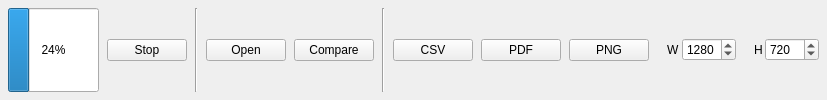
    <widget class="QFrame" name="stripFrame">
     <property name="card" stdset="0">
      <bool>true</bool>
     </property>
     <layout class="QHBoxLayout" name="horizontalLayout" stretch="1,0,0,0,0,0,0,0,0,0,0">
      <property name="spacing">
       <number>8</number>
      </property>
      <property name="leftMargin">
       <number>8</number>
      </property>
      <property name="topMargin">
       <number>8</number>
      </property>
      <property name="rightMargin">
       <number>8</number>
      </property>
      <property name="bottomMargin">
       <number>8</number>
      </property>
      <item>
       <widget class="QProgressBar" name="progressBar">
        <property name="sizePolicy">
         <sizepolicy hsizetype="Expanding" vsizetype="Minimum">
          <horstretch>0</horstretch>
          <verstretch>0</verstretch>
         </sizepolicy>
        </property>
        <property name="value">
         <number>24</number>
        </property>
       </widget>
      </item>
      <item>
       <widget class="QPushButton" name="stopButton">
        <property name="text">
         <string>Stop</string>
        </property>
        <property name="icon">
         <iconset resource="../res.qrc">
          <normaloff>:/res/icons/Stop Sign-96.png</normaloff>:/res/icons/Stop Sign-96.png</iconset>
        </property>
       </widget>
      </item>
      <item>
       <widget class="Line" name="line">
        <property name="orientation">
         <enum>Qt::Vertical</enum>
        </property>
       </widget>
      </item>
      <item>
       <widget class="QPushButton" name="openButton">
        <property name="text">
         <string>Open</string>
        </property>
        <property name="icon">
         <iconset resource="../res.qrc">
          <normaloff>:/res/icons/Open Folder-96.png</normaloff>:/res/icons/Open Folder-96.png</iconset>
        </property>
       </widget>
      </item>
      <item>
       <widget class="QPushButton" name="openCompButton">
        <property name="text">
         <string>Compare</string>
        </property>
        <property name="icon">
         <iconset resource="../res.qrc">
          <normaloff>:/res/icons/Open Folder-96.png</normaloff>:/res/icons/Open Folder-96.png</iconset>
        </property>
       </widget>
      </item>
      <item>
       <widget class="Line" name="line_2">
        <property name="orientation">
         <enum>Qt::Vertical</enum>
        </property>
       </widget>
      </item>
      <item>
       <widget class="QPushButton" name="saveCsvButton">
        <property name="text">
         <string>CSV</string>
        </property>
        <property name="icon">
         <iconset resource="../res.qrc">
          <normaloff>:/res/icons/Save-96.png</normaloff>:/res/icons/Save-96.png</iconset>
        </property>
       </widget>
      </item>
      <item>
       <widget class="QPushButton" name="savePdfButton">
        <property name="text">
         <string>PDF</string>
        </property>
        <property name="icon">
         <iconset resource="../res.qrc">
          <normaloff>:/res/icons/Save-96.png</normaloff>:/res/icons/Save-96.png</iconset>
        </property>
       </widget>
      </item>
      <item>
       <widget class="QPushButton" name="savePngButton">
        <property name="text">
         <string>PNG</string>
        </property>
        <property name="icon">
         <iconset resource="../res.qrc">
          <normaloff>:/res/icons/Save-96.png</normaloff>:/res/icons/Save-96.png</iconset>
        </property>
       </widget>
      </item>
      <item>
       <widget class="QFrame" name="saveWidthFrame">
        <property name="field" stdset="0">
         <bool>true</bool>
        </property>
        <layout class="QHBoxLayout" name="saveWidthFrameLayout">
         <property name="spacing">
          <number>2</number>
         </property>
         <property name="leftMargin">
          <number>10</number>
         </property>
         <property name="topMargin">
          <number>0</number>
         </property>
         <property name="rightMargin">
          <number>0</number>
         </property>
         <property name="bottomMargin">
          <number>0</number>
         </property>
         <item>
          <widget class="QLabel" name="saveWidthCaption">
           <property name="text">
            <string>W</string>
           </property>
          </widget>
         </item>
         <item>
          <widget class="QSpinBox" name="saveWidthBox">
           <property name="sizePolicy">
            <sizepolicy hsizetype="Preferred" vsizetype="Fixed">
             <horstretch>0</horstretch>
             <verstretch>0</verstretch>
            </sizepolicy>
           </property>
           <property name="maximum">
            <number>9999</number>
           </property>
           <property name="value">
            <number>1280</number>
           </property>
          </widget>
         </item>
        </layout>
       </widget>
      </item>
      <item>
       <widget class="QFrame" name="saveHeightFrame">
        <property name="field" stdset="0">
         <bool>true</bool>
        </property>
        <layout class="QHBoxLayout" name="saveHeightFrameLayout">
         <property name="spacing">
          <number>2</number>
         </property>
         <property name="leftMargin">
          <number>10</number>
         </property>
         <property name="topMargin">
          <number>0</number>
         </property>
         <property name="rightMargin">
          <number>0</number>
         </property>
         <property name="bottomMargin">
          <number>0</number>
         </property>
         <item>
          <widget class="QLabel" name="saveHeightCaption">
           <property name="text">
            <string>H</string>
           </property>
          </widget>
         </item>
         <item>
          <widget class="QSpinBox" name="saveHeightBox">
           <property name="sizePolicy">
            <sizepolicy hsizetype="Preferred" vsizetype="Fixed">
             <horstretch>0</horstretch>
             <verstretch>0</verstretch>
            </sizepolicy>
           </property>
           <property name="maximum">
            <number>9999</number>
           </property>
           <property name="value">
            <number>720</number>
           </property>
          </widget>
         </item>
        </layout>
       </widget>
      </item>
     </layout>
    </widget>
